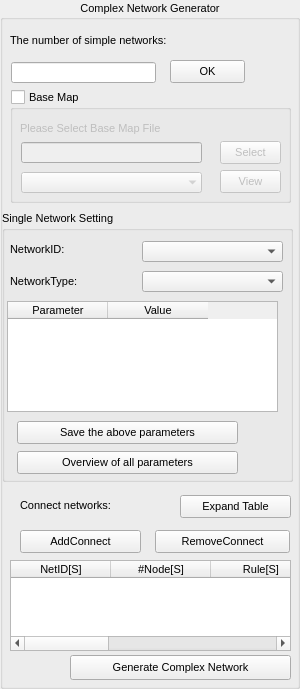
     <widget class="QGroupBox" name="groupBoxComplexNetwork">
      <property name="enabled">
       <bool>true</bool>
      </property>
      <property name="sizePolicy">
       <sizepolicy hsizetype="Fixed" vsizetype="Preferred">
        <horstretch>0</horstretch>
        <verstretch>0</verstretch>
       </sizepolicy>
      </property>
      <property name="minimumSize">
       <size>
        <width>300</width>
        <height>0</height>
       </size>
      </property>
      <property name="maximumSize">
       <size>
        <width>300</width>
        <height>16777215</height>
       </size>
      </property>
      <property name="font">
       <font>
        <family>Microsoft YaHei UI</family>
        <pointsize>8</pointsize>
       </font>
      </property>
      <property name="mouseTracking">
       <bool>true</bool>
      </property>
      <property name="title">
       <string>Complex Network Generator</string>
      </property>
      <property name="alignment">
       <set>Qt::AlignCenter</set>
      </property>
      <widget class="QTableWidget" name="tableWidgetComplexLinks">
       <property name="geometry">
        <rect>
         <x>10</x>
         <y>560</y>
         <width>281</width>
         <height>91</height>
        </rect>
       </property>
       <property name="sizePolicy">
        <sizepolicy hsizetype="Fixed" vsizetype="Fixed">
         <horstretch>0</horstretch>
         <verstretch>0</verstretch>
        </sizepolicy>
       </property>
       <property name="cornerButtonEnabled">
        <bool>true</bool>
       </property>
       <column>
        <property name="text">
         <string>NetID[S]</string>
        </property>
       </column>
       <column>
        <property name="text">
         <string>#Node[S]</string>
        </property>
       </column>
       <column>
        <property name="text">
         <string>Rule[S]</string>
        </property>
       </column>
       <column>
        <property name="text">
         <string>NetID[D]</string>
        </property>
       </column>
       <column>
        <property name="text">
         <string>#Node[D]</string>
        </property>
       </column>
       <column>
        <property name="text">
         <string>Rule[D]</string>
        </property>
       </column>
      </widget>
      <widget class="QLineEdit" name="lineEditNetworkCount">
       <property name="geometry">
        <rect>
         <x>11</x>
         <y>62</y>
         <width>145</width>
         <height>21</height>
        </rect>
       </property>
      </widget>
      <widget class="QPushButton" name="pushButtonOKforNetworkCount">
       <property name="geometry">
        <rect>
         <x>170</x>
         <y>60</y>
         <width>75</width>
         <height>23</height>
        </rect>
       </property>
       <property name="text">
        <string>OK</string>
       </property>
      </widget>
      <widget class="QLabel" name="labelNetworkCount">
       <property name="geometry">
        <rect>
         <x>10</x>
         <y>30</y>
         <width>251</width>
         <height>20</height>
        </rect>
       </property>
       <property name="text">
        <string>The number of simple networks:</string>
       </property>
      </widget>
      <widget class="QGroupBox" name="groupBoxEverySimpleNetwork">
       <property name="geometry">
        <rect>
         <x>2</x>
         <y>211</y>
         <width>291</width>
         <height>271</height>
        </rect>
       </property>
       <property name="title">
        <string>Single Network Setting</string>
       </property>
       <widget class="QComboBox" name="comboBoxNetworkID">
        <property name="geometry">
         <rect>
          <x>140</x>
          <y>30</y>
          <width>141</width>
          <height>21</height>
         </rect>
        </property>
       </widget>
       <widget class="QLabel" name="labelNetworkID">
        <property name="geometry">
         <rect>
          <x>8</x>
          <y>30</y>
          <width>91</width>
          <height>16</height>
         </rect>
        </property>
        <property name="text">
         <string>NetworkID:</string>
        </property>
       </widget>
       <widget class="QLabel" name="labelNetworkTypeSingle">
        <property name="geometry">
         <rect>
          <x>8</x>
          <y>60</y>
          <width>101</width>
          <height>20</height>
         </rect>
        </property>
        <property name="text">
         <string>NetworkType:</string>
        </property>
       </widget>
       <widget class="QComboBox" name="comboBoxNetworkTypeforComplex">
        <property name="geometry">
         <rect>
          <x>140</x>
          <y>60</y>
          <width>141</width>
          <height>21</height>
         </rect>
        </property>
       </widget>
       <widget class="QTableWidget" name="tableWidgetParameterComplexParameters">
        <property name="geometry">
         <rect>
          <x>5</x>
          <y>90</y>
          <width>271</width>
          <height>111</height>
         </rect>
        </property>
        <property name="layoutDirection">
         <enum>Qt::LeftToRight</enum>
        </property>
        <column>
         <property name="text">
          <string notr="true">Parameter</string>
         </property>
        </column>
        <column>
         <property name="text">
          <string>Value</string>
         </property>
        </column>
       </widget>
       <widget class="QPushButton" name="pushButtonOverview">
        <property name="geometry">
         <rect>
          <x>15</x>
          <y>240</y>
          <width>221</width>
          <height>23</height>
         </rect>
        </property>
        <property name="text">
         <string>Overview of all parameters</string>
        </property>
       </widget>
       <widget class="QPushButton" name="pushButtonSaveComplexNetworkParams">
        <property name="geometry">
         <rect>
          <x>15</x>
          <y>210</y>
          <width>221</width>
          <height>23</height>
         </rect>
        </property>
        <property name="text">
         <string>Save the above parameters</string>
        </property>
       </widget>
      </widget>
      <widget class="QLabel" name="labelNetworkCount_2">
       <property name="geometry">
        <rect>
         <x>20</x>
         <y>497</y>
         <width>151</width>
         <height>16</height>
        </rect>
       </property>
       <property name="text">
        <string>Connect networks:</string>
       </property>
      </widget>
      <widget class="QPushButton" name="pushButtonExpandShrink">
       <property name="geometry">
        <rect>
         <x>180</x>
         <y>495</y>
         <width>111</width>
         <height>23</height>
        </rect>
       </property>
       <property name="text">
        <string>Expand Table</string>
       </property>
      </widget>
      <widget class="QGroupBox" name="groupBoxBaseMapComplex">
       <property name="geometry">
        <rect>
         <x>10</x>
         <y>90</y>
         <width>281</width>
         <height>113</height>
        </rect>
       </property>
       <property name="title">
        <string>Base Map</string>
       </property>
       <property name="checkable">
        <bool>true</bool>
       </property>
       <property name="checked">
        <bool>false</bool>
       </property>
       <widget class="QLineEdit" name="lineEditPathNameComplex">
        <property name="geometry">
         <rect>
          <x>11</x>
          <y>52</y>
          <width>181</width>
          <height>21</height>
         </rect>
        </property>
       </widget>
       <widget class="QPushButton" name="pushButtonSelectBaseMapComplex">
        <property name="geometry">
         <rect>
          <x>210</x>
          <y>51</y>
          <width>61</width>
          <height>23</height>
         </rect>
        </property>
        <property name="text">
         <string>Select</string>
        </property>
       </widget>
       <widget class="QComboBox" name="comboBoxBaseMapLayersComplex">
        <property name="geometry">
         <rect>
          <x>11</x>
          <y>82</y>
          <width>181</width>
          <height>21</height>
         </rect>
        </property>
        <property name="frame">
         <bool>false</bool>
        </property>
       </widget>
       <widget class="QPushButton" name="pushButtonViewBaseMapComplex">
        <property name="geometry">
         <rect>
          <x>210</x>
          <y>80</y>
          <width>61</width>
          <height>23</height>
         </rect>
        </property>
        <property name="text">
         <string>View</string>
        </property>
       </widget>
       <widget class="QLabel" name="labelSelectBaseMapComplex">
        <property name="geometry">
         <rect>
          <x>10</x>
          <y>30</y>
          <width>181</width>
          <height>16</height>
         </rect>
        </property>
        <property name="text">
         <string>Please Select Base Map File</string>
        </property>
       </widget>
      </widget>
      <widget class="QPushButton" name="pushButtonRemoveConnect">
       <property name="geometry">
        <rect>
         <x>155</x>
         <y>530</y>
         <width>135</width>
         <height>23</height>
        </rect>
       </property>
       <property name="text">
        <string>RemoveConnect</string>
       </property>
      </widget>
      <widget class="QPushButton" name="pushButtonAddConnect">
       <property name="geometry">
        <rect>
         <x>20</x>
         <y>530</y>
         <width>121</width>
         <height>23</height>
        </rect>
       </property>
       <property name="text">
        <string>AddConnect</string>
       </property>
      </widget>
      <widget class="QPushButton" name="pushButtonGenerateComplexNetwork">
       <property name="geometry">
        <rect>
         <x>70</x>
         <y>655</y>
         <width>221</width>
         <height>25</height>
        </rect>
       </property>
       <property name="text">
        <string>Generate Complex Network</string>
       </property>
      </widget>
     </widget>
